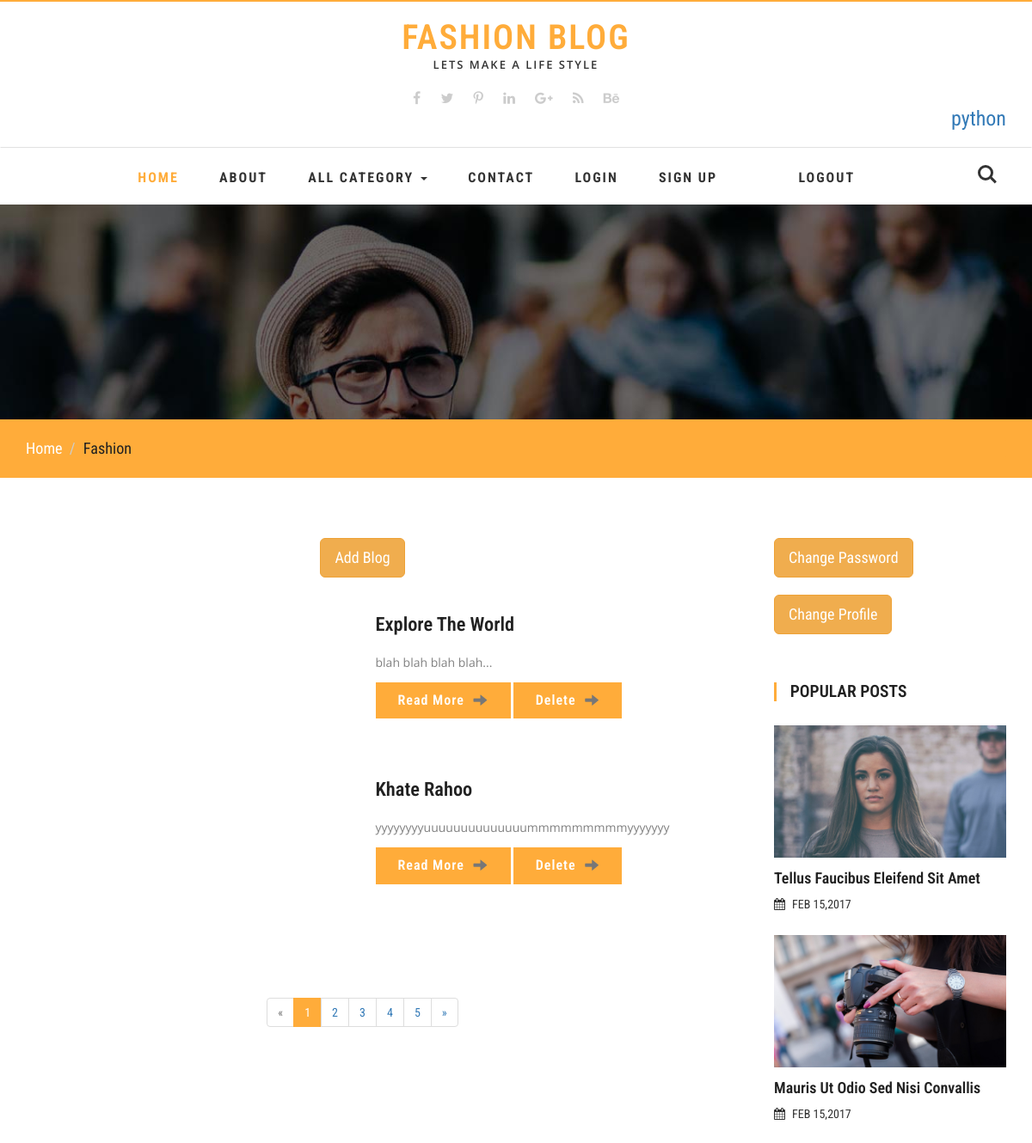
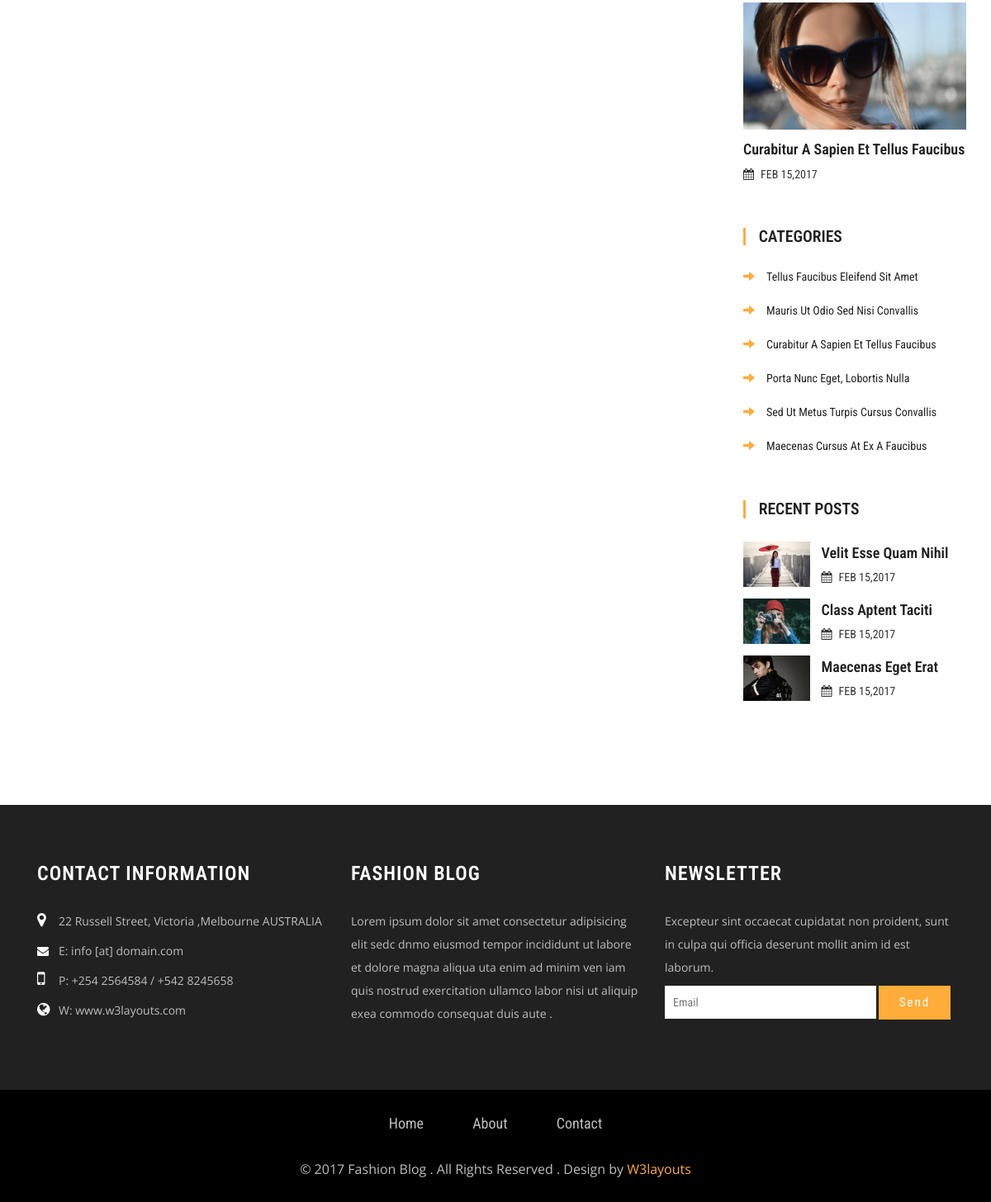
/myblog/ (signed in), run on the app's committed database (2 pictures, top to bottom).
### Blog/models.py (models this page shows, shortened)
class Post(models.Model):
    cat = models.ForeignKey(Category,on_delete=models.CASCADE,null=True)
    usr = models.ForeignKey(User,on_delete=models.CASCADE,null=True)
    title = models.CharField(max_length=100,null=True)
    short_des = models.TextField(null=True)
    Long_des = models.TextField(null=True)
    image = models.FileField(null=True)
    date = models.DateField(null=True)

### Blog/views.py (the view)
# urls.py: path('myblog/',Myblogs,name='myblog'),
def Myblogs(request):
    data = Post.objects.filter(usr=request.user)
    d = {"allcat": All_category(),"mdata":data}
    return render(request,'fashion.html',d)

### Blog/views.py (called while the page is built)
def All_category():
    all_cat = Category.objects.all()
    return all_cat

### Blog/templates/fashion.html (shortened to what this page needs)
{% extends 'base.html' %}
{% load static %}
{% block body %}
	<div class="agile-banner">
	</div>
	<div class="breadcrumbs">
		<div class="container">
			<ol class="breadcrumb breadcrumb1 animated wow slideInLeft" data-wow-delay=".5s">
				<li><a href="index.html">Home</a></li>
				<li class="active">Fashion</li>
			</ol>
		</div>
	</div>
	<div class="container">
		<div class="banner-btm-agile">
			<div class="col-md-9 btm-wthree-left">
			<div class="agileits_heading_section">
				<center><a href="{% url 'blog_d' %}"><button class="btn btn-warning btn-lg">Add Blog</button></a></center>
			</div>
				<div class="events w3">
					<div class="events-main">
						{% for i in mdata %}
						<div class="events-top">
							<div class="col-md-6  w3ls fea-left">
							</div>
							<div class="col-md-6 wthree fea-right">
								<h3>{{ i.title }}</h3>
								<p>{{ i.short_des }}</p>
								<a class="agileits w3layouts" href="{% url 'blog_d' i.id %}">Read More <span class="glyphicon agileits w3layouts glyphicon-arrow-right" aria-hidden="true"></span></a>
								<a class="agileits w3layouts" href="{% url 'blog_del' i.id %}">Delete <span class="glyphicon agileits w3layouts glyphicon-arrow-right" aria-hidden="true"></span></a>
							</div>
							<div class="clearfix"> </div>
						</div>
						{% endfor %}
					</div>
					<nav class="events agileits">
						<ul class="pagination w3_paging">
							<li class="disabled"><a href="#" aria-label="Previous"><span aria-hidden="true">«</span></a></li>
							<li class="active"><a href="#">1 <span class="sr-only">(current)</span></a></li>
							<li><a href="#">2</a></li>
							<li><a href="#">3</a></li>
							<li><a href="#">4</a></li>
							<li><a href="#">5</a></li>
							<li>
							<a href="#" aria-label="Next">
							<span aria-hidden="true">»</span>
							</a>
							</li>
						</ul>
					</nav>
				</div>
			</div>
			<div class="col-md-3 w3agile_blog_left">
				<a href="{% url 'changepas' %}"><button class="btn btn-warning btn-lg">Change Password</button></a><br><br>
				<a href="{% url 'change_p' %}"><button class="btn btn-warning btn-lg">Change Profile</button></a>
				<div class="w3ls_popular_posts">
					<h3>Popular Posts</h3>
					<div class="agileits_popular_posts_grid">
						<div class="w3agile_special_deals_grid_left_grid">
							<a href="singlepage.html"><img src="images/p1.jpg" class="img-responsive" alt="" /></a>
						</div>
						<h4><a href="singlepage.html">Tellus Faucibus Eleifend Sit Amet</a></h4>
						<h5><i class="fa fa-calendar" aria-hidden="true"></i>FEB 15,2017</h5>
					</div>
					<div class="agileits_popular_posts_grid">
						<div class="w3agile_special_deals_grid_left_grid">
								<a href="singlepage.html"><img src="images/p2.jpg" class="img-responsive" alt="" /></a>
							</div>
						<h4><a href="singlepage.html">Mauris Ut Odio Sed Nisi Convallis</a></h4>
						<h5><i class="fa fa-calendar" aria-hidden="true"></i>FEB 15,2017</h5>
					</div>
					<div class="agileits_popular_posts_grid">
						<div class="w3agile_special_deals_grid_left_grid">
								<a href="singlepage.html"><img src="images/p3.jpg" class="img-responsive" alt="" /></a>
						</div>
						<h4><a href="singlepage.html">Curabitur A Sapien Et Tellus Faucibus</a></h4>
						<h5><i class="fa fa-calendar" aria-hidden="true"></i>FEB 15,2017</h5>
					</div>
				</div>
				<div class="w3l_categories">
					<h3>Categories</h3>
					<ul>
						<li><a href="singlepage.html"><span class="glyphicon glyphicon-arrow-right" aria-hidden="true"></span>tellus faucibus eleifend sit amet</a></li>
						<li><a href="singlepage.html"><span class="glyphicon glyphicon-arrow-right" aria-hidden="true"></span>Mauris ut odio sed nisi convallis</a></li>
						<li><a href="singlepage.html"><span class="glyphicon glyphicon-arrow-right" aria-hidden="true"></span>Curabitur a sapien et tellus faucibus</a></li>
						<li><a href="singlepage.html"><span class="glyphicon glyphicon-arrow-right" aria-hidden="true"></span>porta nunc eget, lobortis nulla</a></li>
						<li><a href="singlepage.html"><span class="glyphicon glyphicon-arrow-right" aria-hidden="true"></span>Sed ut metus turpis cursus convallis</a></li>
						<li><a href="singlepage.html"><span class="glyphicon glyphicon-arrow-right" aria-hidden="true"></span>Maecenas cursus at ex a faucibus</a></li>
					</ul>
				</div>
			<div class="w3ls_recent_posts">
					<h3>Recent Posts</h3>
					<div class="agileits_recent_posts_grid">
						<div class="agileits_recent_posts_gridl">
							<div class="w3agile_special_deals_grid_left_grid">
									<a href="singlepage.html"><img src="images/r1.jpg" class="img-responsive" alt="" /></a>
								</div>
						</div>
						<div class="agileits_recent_posts_gridr">
							<h4><a href="singlepage.html">velit esse quam nihil</a></h4>
							<h5><i class="fa fa-calendar" aria-hidden="true"></i>FEB 15,2017</h5>
						</div>
						<div class="clearfix"> </div>
					</div>
					<div class="agileits_recent_posts_grid">
						<div class="agileits_recent_posts_gridl">
							<div class="w3agile_special_deals_grid_left_grid">
									<a href="singlepage.html"><img src="images/r2.jpg" class="img-responsive" alt="" /></a>
								</div>
						</div>
						<div class="agileits_recent_posts_gridr">
							<h4><a href="singlepage.html">Class aptent taciti </a></h4>
							<h5><i class="fa fa-calendar" aria-hidden="true"></i>FEB 15,2017</h5>
						</div>
						<div class="clearfix"> </div>
					</div>
					<div class="agileits_recent_posts_grid">
						<div class="agileits_recent_posts_gridl">
							<div class="w3agile_special_deals_grid_left_grid">
									<a href="singlepage.html"><img src="images/r3.jpg" class="img-responsive" alt="" /></a>
								</div>
						</div>
						<div class="agileits_recent_posts_gridr">
							<h4><a href="singlepage.html">Maecenas eget erat </a></h4>
							<h5><i class="fa fa-calendar" aria-hidden="true"></i>FEB 15,2017</h5>
						</div>
						<div class="clearfix"> </div>
					</div>
				</div>
			</div>
			<div class="clearfix"></div>
		</div>
	</div>
{% endblock %}

### Blog/templates/base.html (shortened to what this page needs)
<!DOCTYPE html>
<html lang="en">
<head>
	{% load static %}
<link href="{% static 'css/font-awesome.min.css' %}" rel="stylesheet" type="text/css" media="all" />
<link href="{% static 'css/bootstrap.min.css' %}" rel="stylesheet" type="text/css" media="all" />
<link href="{% static 'css/style.css' %}" rel="stylesheet" type="text/css" media="all" />
<link rel="stylesheet" href="{% static 'css/flexslider.css' %}" type="text/css" media="screen" property="" />
<link href="{% static 'css/skdslider.css' %}" rel="stylesheet">
</head>
<body>
	<header>
		<div class="w3layouts-top-strip">
			<div class="container">
				<div class="logo">
					<h1><a href="{% url 'home' %}">Fashion Blog</a></h1>
					<p>lets make a Life style</p>
				</div>
				<div class="w3ls-social-icons">
					<a class="facebook" href="#"><i class="fa fa-facebook"></i></a>
					<a class="twitter" href="#"><i class="fa fa-twitter"></i></a>
					<a class="pinterest" href="#"><i class="fa fa-pinterest-p"></i></a>
					<a class="linkedin" href="#"><i class="fa fa-linkedin"></i></a>
					<a class="linkedin" href="#"><i class="fa fa-google-plus"></i></a>
					<a class="linkedin" href="#"><i class="fa fa-rss"></i></a>
					<a class="linkedin" href="#"><i class="fa fa-behance"></i></a>
				</div>
				<a href="{% url 'myblog' %}"><h3 style="float:right">{{ request.user.username }}</h3></a>
			</div>
		</div>
			<nav class="navbar navbar-default">
			  <div class="container">
				<div class="collapse navbar-collapse" id="bs-example-navbar-collapse-1">
				  <ul class="nav navbar-nav">
					<li><a class="active" href="{% url 'home' %}">Home</a></li>
					<li><a href="{% url 'about' %}">About</a></li>
					<li class="dropdown">
					  <a href="#" class="dropdown-toggle" data-toggle="dropdown" role="button" aria-haspopup="true" aria-expanded="false">All Category <span class="caret"></span></a>
					</li>
					<li><a href="{% url 'contact' %}">Contact</a></li>
					<li><a href="{% url 'login' %}">Login</a></li>
					<li><a href="{% url 'signup' %}">Sign Up</a></li>
					  <li><a href="{% url 'login' %}"></a></li>
					  {% if request.user.is_authenticated %}
					  <li><a href="{% url 'logout' %}">Logout</a></li>
					  {% endif %}
				  </ul>
				</div>
				<div class="w3_agile_login">
							<div class="cd-main-header">
								<a class="cd-search-trigger" href="#cd-search"> <span></span></a>
							</div>
						</div>
						<div class="clearfix"> </div>
			  </div>
			</nav>
	</header>
{% block body %}
{% endblock %}
	<div class="footer-agile-info">
		<div class="container">
			<div class="col-md-4 w3layouts-footer">
				<h3>Contact Information</h3>
					<p><span><i class="fa fa-map-marker" aria-hidden="true"></i></span>22 Russell Street, Victoria ,Melbourne AUSTRALIA </p>
					<p><span><i class="fa fa-envelope" aria-hidden="true"></i></span><a href="#">E: info [at] domain.com</a> </p>
					<p><span><i class="fa fa-mobile" aria-hidden="true"></i></span>P: +254 2564584 / +542 8245658 </p>
					<p><span><i class="fa fa-globe" aria-hidden="true"></i></span><a href="#">W: www.w3layouts.com</a></p>
			</div>
			<div class="col-md-4 wthree-footer">
				<h2>Fashion Blog</h2>
				<p>Lorem ipsum dolor sit amet consectetur adipisicing elit sedc dnmo eiusmod tempor incididunt ut labore et dolore magna aliqua uta enim ad minim ven iam quis nostrud exercitation ullamco labor nisi ut aliquip exea commodo consequat duis aute .</p>
			</div>
			<div class="col-md-4 w3-agile">
				<h3>Newsletter</h3>
				<p>Excepteur sint occaecat cupidatat non proident, sunt in culpa qui officia deserunt mollit anim id est laborum.</p>
				<form action="#" method="post">
					<input type="email" name="Email" placeholder="Email" required="">
					<input type="submit" value="Send">
				</form>
			</div>
		</div>
	</div>
	<div class="copyright">
		<div class="container">
			<div class="w3agile-list">
				<ul>
					<li><a href="{% url 'home' %}">Home</a></li>
					<li><a href="{% url 'about' %}">About</a></li>
					<li><a href="{% url 'contact' %}">Contact</a></li>
				</ul>
			</div>
			<div class="agileinfo">
				<p>© 2017 Fashion Blog . All Rights Reserved . Design by <a href="http://w3layouts.com/">W3layouts</a></p>
			</div>
		</div>
	</div>
</body>
</html>

### data on the page
Post: title "Explore The World", short_des "blah blah blah blah..."
Post: title "Khate Rahoo", short_des "yyyyyyyyuuuuuuuuuuuuuummmmmmmmmyyyyyyy"

### other printed values
{{ request.user.username }} "python"
